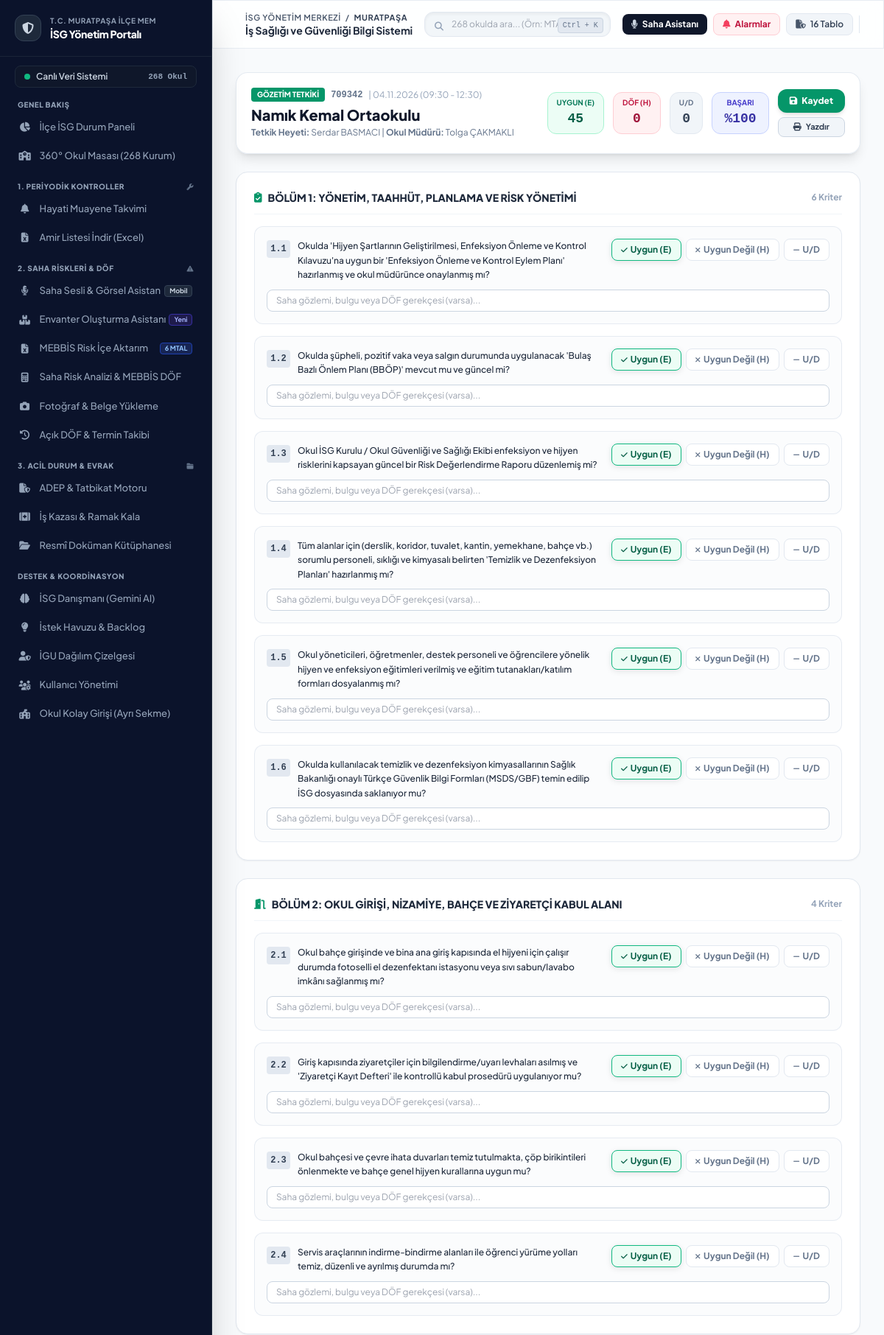
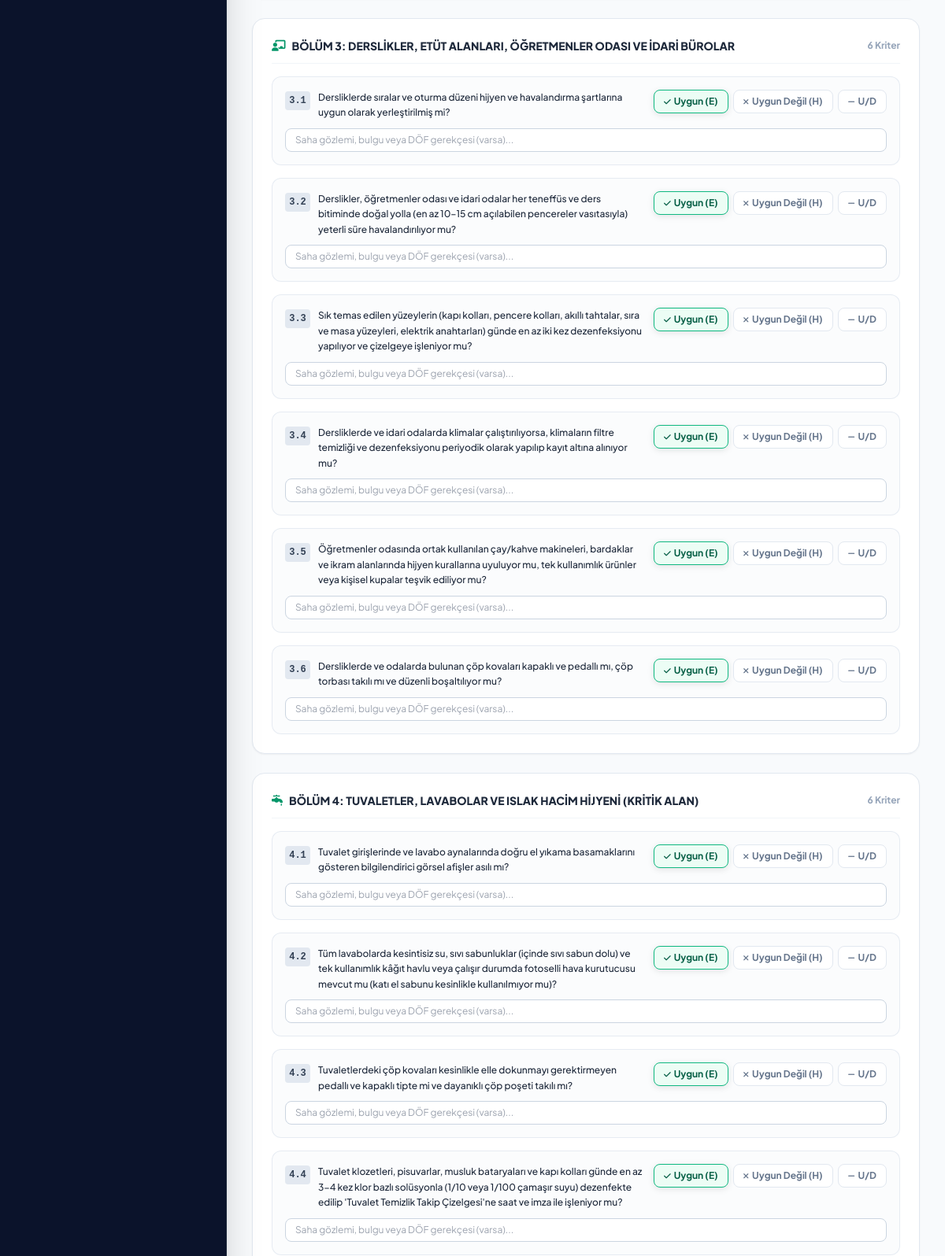
Screenshot of /okulum-temiz/form/10 (signed in, upper part) with the database file from the repository (2 pictures, top to bottom).
### tables this page shows
CREATE TABLE okulum_temiz_audits (
        id INTEGER PRIMARY KEY AUTOINCREMENT,
        school_id INTEGER REFERENCES schools(id) ON DELETE CASCADE,
        tetkik_tarihi TEXT,
        tetkik_saati TEXT DEFAULT '09:30 - 12:30',
        tetkikciler TEXT DEFAULT 'Ramazan ERYILDIZ & Havva AKSU',
        tetkik_turu TEXT DEFAULT 'Gözetim',
        kriter_sonuclari TEXT,
        dof_sayisi INTEGER DEFAULT 0,
        dof_maddeleri TEXT,
        dof_termini TEXT,
        sonuc TEXT DEFAULT 'Planlandı' CHECK(sonuc IN ('Planlandı', 'BELGE_VERILMESI_UYGUN', 'SARTLI_UYGUN_DOF', 'UYGUN_DEGIL')),
        notlar TEXT,
        created_at TIMESTAMP DEFAULT CURRENT_TIMESTAMP
    );

CREATE TABLE schools (
        id INTEGER PRIMARY KEY AUTOINCREMENT,
        kurum_kodu TEXT UNIQUE NOT NULL,
        kurum_adi TEXT NOT NULL,
        kurum_statusu TEXT,
        bagli_birim TEXT,
        kurum_turu TEXT,
        oncelik_derecesi INTEGER DEFAULT 3,
        tehlike_sinifi TEXT DEFAULT 'Az Tehlikeli',
        adres TEXT,
        telefon TEXT,
        mudur_ad_soyad TEXT,
        mudur_tel TEXT,
        isveren_vekili_ad_soyad TEXT,
        isveren_vekili_tel TEXT,
        sorumlu_uzman_id INTEGER REFERENCES users(id),
        created_at TIMESTAMP DEFAULT CURRENT_TIMESTAMP
    , portal_sifre TEXT DEFAULT 'isg2026', access_token TEXT, ogrenci_sayisi INTEGER DEFAULT 0, ogretmen_sayisi INTEGER DEFAULT 0, derslik_sayisi INTEGER DEFAULT 0, bina_sayisi INTEGER DEFAULT 1, eposta TEXT, son_veri_giris_tarihi TEXT, son_veri_giren_kisi TEXT, personel_sayisi INTEGER DEFAULT 0, aylik_hizmet_suresi_dk INTEGER DEFAULT 0, meb_olcek_puani REAL, kolluk_puani REAL, toplam_guvenlik_puani REAL, siginak_var_mi TEXT DEFAULT 'Yok', siginak_kapasite_kisi INTEGER DEFAULT 0, siginak_alan_m2 INTEGER DEFAULT 0, is_active_school INTEGER DEFAULT 1, kategori TEXT DEFAULT 'RESMI', genel_mudurluk TEXT, kademe TEXT, kolluk_sorumluluk_bolgesi TEXT DEFAULT 'Muratpaşa İlçe Emniyet Müdürlüğü', koordinat TEXT);

### app.py (the view)
@app.get("/okulum-temiz/form/{audit_id}", response_class=HTMLResponse)
def okulum_temiz_form_page(request: Request, audit_id: int):
    user = get_current_user(request)
    if not user:
        return RedirectResponse("/login", status_code=303)
    conn = get_db()
    c = conn.cursor()
    c.execute("""
        SELECT a.*, s.kurum_adi, s.kurum_kodu, s.kurum_turu, s.kademe, s.mudur_ad_soyad, s.mudur_tel
        FROM okulum_temiz_audits a
        JOIN schools s ON a.school_id = s.id
        WHERE a.id = ?
    """, (audit_id,))
    audit = c.fetchone()
    conn.close()
    if not audit:
        raise HTTPException(status_code=404, detail="Tetkik bulunamadı.")
    results = {}
    if audit['kriter_sonuclari']:
        try:
            results = json.loads(audit['kriter_sonuclari'])
        except Exception:
            results = {}
    return templates.TemplateResponse(request=request, name="okulum_temiz_form.html", context={
        "user": user,
        "audit": audit,
        "sections": OKULUM_TEMIZ_SECTIONS,
        "results": results,
        "active_page": "okulum_temiz"
    })

### templates/okulum_temiz_form.html (shortened to what this page needs)
{% extends "base.html" %}
{% block content %}
<div class="space-y-6">
    <div class="sticky top-2 z-40 bg-white/95 backdrop-blur-md rounded-2xl p-4 sm:p-5 shadow-lg border border-slate-200/90 flex flex-col md:flex-row md:items-center justify-between gap-4">
        <div>
            <div class="flex items-center gap-2">
                <span class="px-2 py-0.5 rounded text-[10px] font-extrabold uppercase bg-emerald-600 text-white">
                    {{ audit.tetkik_turu }} Tetkiki
                </span>
                <span class="text-xs font-mono text-slate-500 font-bold">{{ audit.kurum_kodu }}</span>
                <span class="text-xs text-slate-400">| {{ audit.tetkik_tarihi }} ({{ audit.tetkik_saati }})</span>
            </div>
            <h1 class="text-lg sm:text-xl font-extrabold text-slate-900 mt-1">
                {{ audit.kurum_adi }}
            </h1>
            <div class="text-xs text-slate-500 mt-0.5">
                <strong>Tetkik Heyeti:</strong> {{ audit.tetkikciler }} | <strong>Okul Müdürü:</strong> {{ audit.mudur_ad_soyad or 'Okul Müdürü' }}
            </div>
        </div>
        <div class="flex items-center gap-3">
            <div class="text-center px-3 py-1.5 rounded-xl bg-emerald-50 border border-emerald-200">
                <div class="text-[10px] uppercase font-bold text-emerald-700">Uygun (E)</div>
                <div id="countUygun" class="text-lg font-extrabold text-emerald-800 font-mono">0</div>
            </div>
            <div class="text-center px-3 py-1.5 rounded-xl bg-rose-50 border border-rose-200">
                <div class="text-[10px] uppercase font-bold text-rose-700">DÖF (H)</div>
                <div id="countDof" class="text-lg font-extrabold text-rose-800 font-mono">0</div>
            </div>
            <div class="text-center px-3 py-1.5 rounded-xl bg-slate-100 border border-slate-200">
                <div class="text-[10px] uppercase font-bold text-slate-500">U/D</div>
                <div id="countUd" class="text-lg font-extrabold text-slate-700 font-mono">0</div>
            </div>
            <div class="text-center px-4 py-1.5 rounded-xl bg-indigo-50 border border-indigo-200">
                <div class="text-[10px] uppercase font-bold text-indigo-700">Başarı</div>
                <div id="countScore" class="text-lg font-extrabold text-indigo-800 font-mono">%0</div>
            </div>
            <div class="flex flex-col gap-1.5">
                <button type="button" onclick="document.getElementById('auditForm').submit()" class="px-4 py-2 rounded-xl bg-emerald-600 hover:bg-emerald-700 text-white font-extrabold text-xs shadow-md transition">
                    <i class="fa-solid fa-save mr-1"></i> Kaydet
                </button>
                <button type="button" onclick="window.print()" class="px-3 py-1 rounded-lg bg-slate-100 hover:bg-slate-200 text-slate-700 font-bold text-[11px] border border-slate-300">
                    <i class="fa-solid fa-print mr-1"></i> Yazdır
                </button>
            </div>
        </div>
    </div>
    <form id="auditForm" method="POST" action="/okulum-temiz/kaydet/{{ audit.id }}" class="space-y-6">
        {% for sec in sections %}
        <div class="bg-white rounded-2xl p-6 shadow-sm border border-slate-200 space-y-4">
            <div class="flex items-center justify-between pb-3 border-b border-slate-100">
                <h3 class="text-sm font-extrabold text-slate-800 flex items-center gap-2">
                    <i class="fa-solid {{ sec.icon }} text-emerald-600"></i> {{ sec.title }}
                </h3>
                <span class="text-xs font-bold text-slate-400">{{ sec.questions|length }} Kriter</span>
            </div>
            <div class="space-y-4">
                {% for q_no, q_text in sec.questions %}
                {% set cur_val = results.get(q_no, {}).get('status', 'Uygun') %}
                {% set cur_note = results.get(q_no, {}).get('note', '') %}
                <div class="p-4 rounded-xl border border-slate-200/80 bg-slate-50/50 hover:bg-slate-50 transition space-y-2.5">
                    <div class="flex flex-col sm:flex-row sm:items-start justify-between gap-3">
                        <div class="flex items-start gap-2.5 flex-1">
                            <span class="w-8 h-6 rounded bg-slate-200 text-slate-700 font-mono font-bold text-xs flex items-center justify-center flex-shrink-0 mt-0.5">
                                {{ q_no }}
                            </span>
                            <span class="text-xs text-slate-800 font-medium leading-relaxed">
                                {{ q_text }}
                            </span>
                        </div>
                        <div class="flex items-center gap-1.5 flex-shrink-0">
                            <label class="cursor-pointer">
                                <span class="pill-btn px-3 py-1.5 rounded-lg border text-xs font-bold transition flex items-center gap-1">
                                    <i class="fa-solid fa-check text-[10px]"></i> Uygun (E)
                                </span>
                            </label>
                            <label class="cursor-pointer">
                                <span class="pill-btn px-3 py-1.5 rounded-lg border text-xs font-bold transition flex items-center gap-1">
                                    <i class="fa-solid fa-xmark text-[10px]"></i> Uygun Değil (H)
                                </span>
                            </label>
                            <label class="cursor-pointer">
                                <span class="pill-btn px-3 py-1.5 rounded-lg border text-xs font-bold transition flex items-center gap-1">
                                    <i class="fa-solid fa-minus text-[10px]"></i> U/D
                                </span>
                            </label>
                        </div>
                    </div>
                    <div>
                        <input type="text" name="note_{{ q_no }}" value="{{ cur_note }}" placeholder="Saha gözlemi, bulgu veya DÖF gerekçesi (varsa)..." class="w-full bg-white border border-slate-300 rounded-lg px-3 py-1.5 text-xs focus:ring-2 focus:ring-emerald-500 focus:outline-none">
                    </div>
                </div>
                {% endfor %}
            </div>
        </div>
        {% endfor %}
    </form>
</div>
{% endblock %}

### templates/base.html (style rules this page uses)
body { font-family: 'Plus Jakarta Sans', sans-serif; background-color: #f8fafc; color: #0f172a; }

### templates/okulum_temiz_form.html (style rules this page uses)
input[type="radio"]:checked + .pill-btn { box-shadow: 0 2px 8px rgba(0,0,0,0.1); }
input[value="Uygun"]:checked + .pill-btn { background-color: #ecfdf5; border-color: #10b981; color: #065f46; }
input[value="Uygun Değil"]:not(:checked) + .pill-btn { background-color: #ffffff; border-color: #e2e8f0; color: #64748b; }
input[value="U/D"]:not(:checked) + .pill-btn { background-color: #ffffff; border-color: #e2e8f0; color: #64748b; }

### rows the page displays
okulum_temiz_audits: tetkik_turu "GÖZETIM", tetkik_tarihi "04.11.2026", tetkik_saati "09:30 - 12:30", tetkikciler "Serdar BASMACI"
schools: kurum_kodu "709342", kurum_adi "Namık Kemal Ortaokulu", mudur_ad_soyad "Tolga ÇAKMAKLI"

### other values shown
{{ sec.title }} "BÖLÜM 1: YÖNETİM, TAAHHÜT, PLANLAMA VE RİSK YÖNETİMİ" "BÖLÜM 2: OKUL GİRİŞİ, NİZAMİYE, BAHÇE VE ZİYARETÇİ KABUL ALANI" "BÖLÜM 3: DERSLİKLER, ETÜT ALANLARI, ÖĞRETMENLER ODASI VE İDARİ BÜROLAR" "BÖLÜM 4: TUVALETLER, LAVABOLAR VE ISLAK HACİM HİJYENİ (KRİTİK ALAN)"
{{ sec.questions|length }} "6" "4" "6" "6"
{{ q_no }} "1.1" "1.2" "1.3" "1.4" "1.5" "1.6" "2.1" "2.2" "2.3" "2.4" "3.1" "3.2" "3.3" "3.4" "3.5" "3.6" "4.1" "4.2" "4.3" "4.4"
{{ q_text }} "Okulda 'Hijyen Şartlarının Geliştirilmesi, Enfeksiyon Önleme ve Kontrol Kılavuzu'na uygun bir 'Enfeksiyon Önleme ve Kontrol Eylem Planı' hazırlanmış ve okul müdürünce onaylanmış mı?" "Okulda şüpheli, pozitif vaka veya salgın durumunda uygulanacak 'Bulaş Bazlı Önlem Planı (BBÖP)' mevcut mu ve güncel mi?" "Okul İSG Kurulu / Okul Güvenliği ve Sağlığı Ekibi enfeksiyon ve hijyen risklerini kapsayan güncel bir Risk Değerlendirme Raporu düzenlemiş mi?" "Tüm alanlar için (derslik, koridor, tuvalet, kantin, yemekhane, bahçe vb.) sorumlu personeli, sıklığı ve kimyasalı belirten 'Temizlik ve Dezenfeksiyon Planları' hazırlanmış mı?" "Okul yöneticileri, öğretmenler, destek personeli ve öğrencilere yönelik hijyen ve enfeksiyon eğitimleri verilmiş ve eğitim tutanakları/katılım formları dosyalanmış mı?" "Okulda kullanılacak temizlik ve dezenfeksiyon kimyasallarının Sağlık Bakanlığı onaylı Türkçe Güvenlik Bilgi Formları (MSDS/GBF) temin edilip İSG dosyasında saklanıyor mu?" "Okul bahçe girişinde ve bina ana giriş kapısında el hijyeni için çalışır durumda fotoselli el dezenfektanı istasyonu veya sıvı sabun/lavabo imkânı sağlanmış mı?" "Giriş kapısında ziyaretçiler için bilgilendirme/uyarı levhaları asılmış ve 'Ziyaretçi Kayıt Defteri' ile kontrollü kabul prosedürü uygulanıyor mu?" "Okul bahçesi ve çevre ihata duvarları temiz tutulmakta, çöp birikintileri önlenmekte ve bahçe genel hijyen kurallarına uygun mu?" "Servis araçlarının indirme-bindirme alanları ile öğrenci yürüme yolları temiz, düzenli ve ayrılmış durumda mı?" "Dersliklerde sıralar ve oturma düzeni hijyen ve havalandırma şartlarına uygun olarak yerleştirilmiş mi?" "Derslikler, öğretmenler odası ve idari odalar her teneffüs ve ders bitiminde doğal yolla (en az 10–15 cm açılabilen pencereler vasıtasıyla) yeterli süre havalandırılıyor mu?" "Sık temas edilen yüzeylerin (kapı kolları, pencere kolları, akıllı tahtalar, sıra ve masa yüzeyleri, elektrik anahtarları) günde en az iki kez dezenfeksiyonu yapılıyor ve çizelgeye işleniyor mu?" "Dersliklerde ve idari odalarda klimalar çalıştırılıyorsa, klimaların filtre temizliği ve dezenfeksiyonu periyodik olarak yapılıp kayıt altına alınıyor mu?" "Öğretmenler odasında ortak kullanılan çay/kahve makineleri, bardaklar ve ikram alanlarında hijyen kurallarına uyuluyor mu, tek kullanımlık ürünler veya kişisel kupalar teşvik ediliyor mu?" "Dersliklerde ve odalarda bulunan çöp kovaları kapaklı ve pedallı mı, çöp torbası takılı mı ve düzenli boşaltılıyor mu?" "Tuvalet girişlerinde ve lavabo aynalarında doğru el yıkama basamaklarını gösteren bilgilendirici görsel afişler asılı mı?" "Tuvaletlerdeki çöp kovaları kesinlikle elle dokunmayı gerektirmeyen pedallı ve kapaklı tipte mi ve dayanıklı çöp poşeti takılı mı?"
